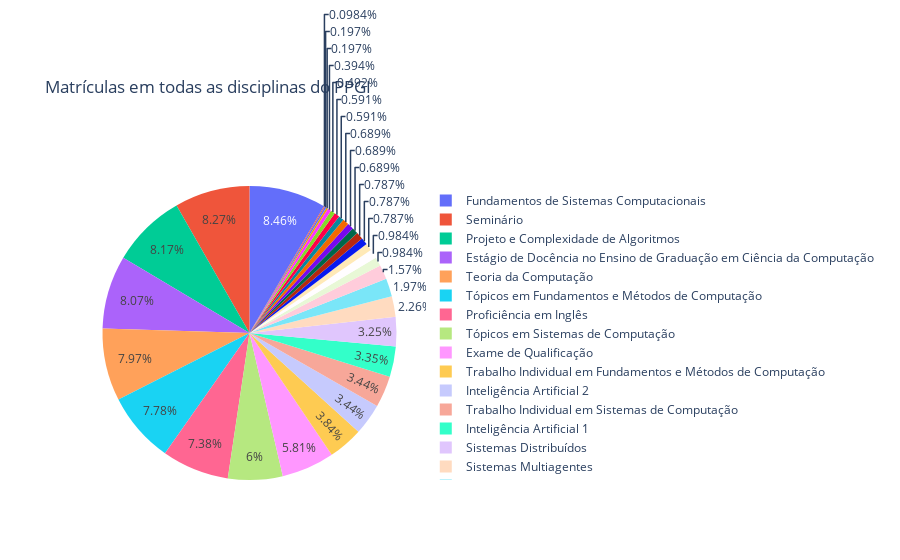

Notebook source saved alongside this figure:
### Markdown cell above
### Matrículas em todas as disciplinas do PPGI

### Code cell
disciplinas = df.groupby(['Disciplina', 'Código da Disciplina']).size()

fig = px.pie(df, names='Disciplina', title='Matrículas em todas as disciplinas do PPGI')
fig.show()

### Figure 1 — Plotly figure (JSON) as saved in the notebook; plotly's stock layout.template omitted (floating-point values rounded to 4 significant figures; data arrays with more than 128 entries replaced by an {"elided": "..."} marker saying what was removed)
{"data": [{"domain": {"x": [0, 1], "y": [0, 1]}, "hovertemplate": "Disciplina=%{label}<extra></extra>", "labels": {"elided": "1016 str values"}, "legendgroup": "", "name": "", "showlegend": true, "type": "pie"}], "layout": {"legend": {"tracegroupgap": 0}, "title": {"text": "Matrículas em todas as disciplinas do PPGI"}}}
